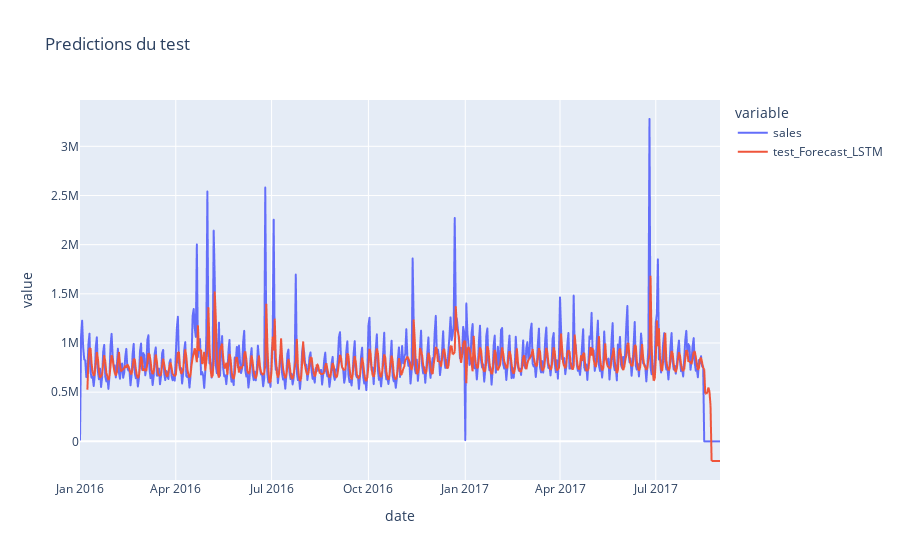

The notebook cell saved with this chart:
### Code cell
fig = px.line(series_test, x='date', y=['sales', 'test_Forecast_LSTM'],title="Predictions du test")
fig.show()

### Figure 1 — Plotly figure (JSON) as saved in the notebook; plotly's stock layout.template omitted (floating-point values rounded to 4 significant figures; data arrays with more than 128 entries replaced by an {"elided": "..."} marker saying what was removed)
{"data": [{"hovertemplate": "variable=sales<br>date=%{x}<br>value=%{y}<extra></extra>", "legendgroup": "sales", "line": {"color": "#636efa", "dash": "solid"}, "marker": {"symbol": "circle"}, "mode": "lines", "name": "sales", "showlegend": true, "type": "scattergl", "x": {"elided": "608 str values"}, "xaxis": "x", "y": {"elided": "608 float values"}, "yaxis": "y"}, {"hovertemplate": "variable=test_Forecast_LSTM<br>date=%{x}<br>value=%{y}<extra></extra>", "legendgroup": "test_Forecast_LSTM", "line": {"color": "#EF553B", "dash": "solid"}, "marker": {"symbol": "circle"}, "mode": "lines", "name": "test_Forecast_LSTM", "showlegend": true, "type": "scattergl", "x": {"elided": "608 str values"}, "xaxis": "x", "y": {"elided": "608 float values"}, "yaxis": "y"}], "layout": {"legend": {"title": {"text": "variable"}, "tracegroupgap": 0}, "title": {"text": "Predictions du test"}, "xaxis": {"anchor": "y", "domain": [0, 1], "title": {"text": "date"}}, "yaxis": {"anchor": "x", "domain": [0, 1], "title": {"text": "value"}}}}
